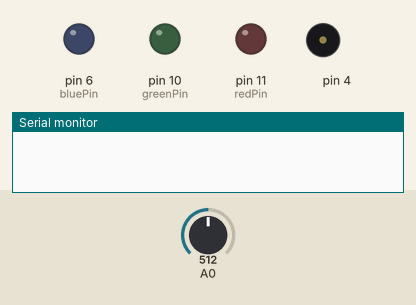
Bench run of a sketch on a simulated Arduino Uno, built with avr-gcc and run on an emulated ATmega328P. On the bench: output pins drawn as LEDs (lit = HIGH), buzzer (waves = sounding), the last lines printed to the serial monitor. The inputs (shaded band) are chosen by the test bench; at power-on: A0 = 512.

Above: at 0.1 s.
At 11.07 s:
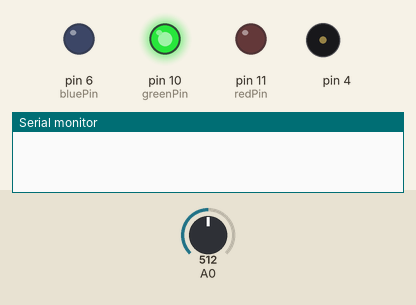
At 20.08 s:
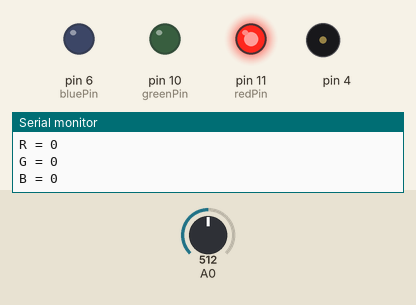
At 29.58 s:
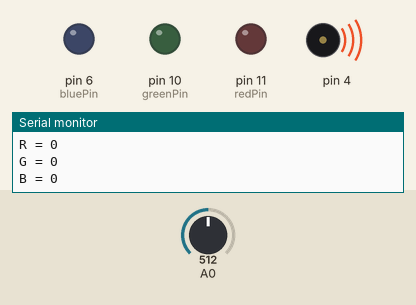
At 39.86 s:
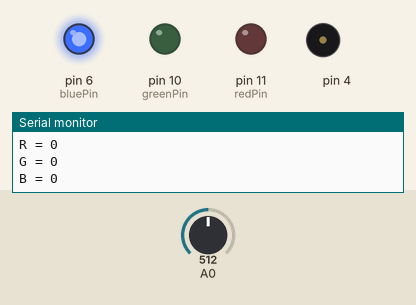
Timing chart, 0 to 40.0 s (numbered marks = the images above):
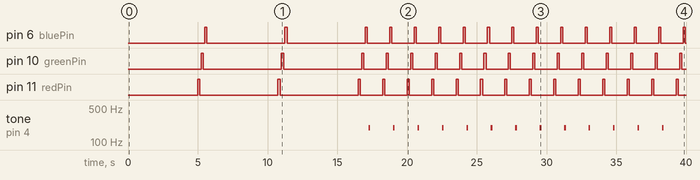

The sketch:

lalaColor_testArduino.ino
```cpp
#include "pitches.h"

int redPin=11;  //set red LED pin to 11
int greenPin=10; //set green LED pin to 10
int bluePin=6; //set blue LED pin to 6
int brightness=100; //Set brightness to 100


// Define colour sensor LED pins
int ledArray[] = {redPin,greenPin,bluePin};

// boolean to know if the balance has been set
boolean balanceSet = false;

//place holders for colour detected
int red = 0;
int green = 0;
int blue = 0;

//floats to hold colour arrays
float colourArray[] = {0,0,0};
float whiteArray[] = {0,0,0};
float blackArray[] = {0,0,0};


//place holder for average
int avgRead;


int melody[] = {
  NOTE_C4, NOTE_G3, NOTE_G3, NOTE_A3, NOTE_G3, 0, NOTE_B3, NOTE_C4
};

// note durations: 4 = quarter note, 8 = eighth note, etc.:
int noteDurations[] = {
  4, 8, 8, 4, 4, 4, 4, 4
};

int thisNote = 3;

void setup() {
  // put your setup code here, to run once:

Serial.begin(9600); //Turn on Serial port
pinMode(redPin, OUTPUT); //Set redPin to be an output
pinMode(greenPin, OUTPUT); //Set greenPin to be an output
pinMode(bluePin, OUTPUT); //set bluePin to be an output

}

void loop() {
  // put your main code here, to run repeatedly:
  /*
  analogWrite(greenPin, 0); //turn off green pin
  analogWrite(bluePin, brightness); //write 100 (brightness) to blue pin
  */
     checkBalance();
    checkColour();
    printColour();
}

void checkBalance(){
  //check if the balance has been set, if not, set it
  if(balanceSet == false){
    setBalance();
  }
}

void setBalance(){
  //set white balance
   delay(5000);                              //delay for five seconds, this gives us time to get a white sample in front of our sensor
  //scan the white sample.
  //go through each light, get a reading, set the base reading for each colour red, green, and blue to the white array
  for(int i = 0;i<=2;i++){
     digitalWrite(ledArray[i],HIGH);
     delay(100);
     getReading(5);          //number is the number of scans to take for average, this whole function is redundant, one reading works just as well.
     whiteArray[i] = avgRead;
     digitalWrite(ledArray[i],LOW);
     delay(100);
  }
  //done scanning white, now it will pulse blue to tell you that it is time for the black (or grey) sample.
   //set black balance
    delay(5000);              //wait for five seconds so we can position our black sample
  //go ahead and scan, sets the colour values for red, green, and blue when exposed to black
  for(int i = 0;i<=2;i++){
     digitalWrite(ledArray[i],HIGH);
     delay(100);
     getReading(5);
     blackArray[i] = avgRead;
     //blackArray[i] = analogRead(2);
     digitalWrite(ledArray[i],LOW);
     delay(100);
  }
   //set boolean value so we know that balance is set
  balanceSet = true;
  delay(5000);     //delay another 5 seconds to let us catch up
  }

  void checkColour(){
    for(int i = 0;i<=2;i++){
     digitalWrite(ledArray[i],HIGH);  //turn or the LED, red, green or blue depending which iteration
     delay(100);                      //delay to allow CdS to stabalize, they are slow
     getReading(5);                  //take a reading however many times
     colourArray[i] = avgRead;        //set the current colour in the array to the average reading
     float greyDiff = whiteArray[i] - blackArray[i];                    //the highest possible return minus the lowest returns the area for values in between
     colourArray[i] = (colourArray[i] - blackArray[i])/(greyDiff)*255; //the reading returned minus the lowest value divided by the possible range multiplied by 255 will give us a value roughly between 0-255 representing the value for the current reflectivity(for the colour it is exposed to) of what is being scanned
     digitalWrite(ledArray[i],LOW);   //turn off the current LED
     delay(100);
  }


}

void getReading(int times){
  int reading;
  int tally=0;
  //take the reading however many times was requested and add them up
for(int i = 0;i < times;i++){
   reading = analogRead(0);
   tally = reading + tally;
   delay(10);
}
//calculate the average and set it
avgRead = (tally)/times;
}

//prints the colour in the colour array, in the next step, we will send this to processing to see how good the sensor works.
void printColour(){
  int cR = int(colourArray[0]);
  int cG = int(colourArray[1]);
  int cB = int(colourArray[2]);

  if((cR>>cG)&&(cR>>cB)){
    thisNote = 0;
  }else{
    thisNote = 1;
  }
Serial.print("R = ");
Serial.println(int(colourArray[0]));
Serial.print("G = ");
Serial.println(int(colourArray[1]));
Serial.print("B = ");
Serial.println(int(colourArray[2]));

 int noteDuration = 1000 / noteDurations[thisNote];
    tone(4, melody[thisNote], noteDuration);

delay(1000);
}
```

pitches.h
```cpp
/*************************************************
 * Public Constants
 *************************************************/

#define NOTE_B0  31
#define NOTE_C1  33
#define NOTE_CS1 35
#define NOTE_D1  37
#define NOTE_DS1 39
#define NOTE_E1  41
#define NOTE_F1  44
#define NOTE_FS1 46
#define NOTE_G1  49
#define NOTE_GS1 52
#define NOTE_A1  55
#define NOTE_AS1 58
#define NOTE_B1  62
#define NOTE_C2  65
#define NOTE_CS2 69
#define NOTE_D2  73
#define NOTE_DS2 78
#define NOTE_E2  82
#define NOTE_F2  87
#define NOTE_FS2 93
#define NOTE_G2  98
#define NOTE_GS2 104
#define NOTE_A2  110
#define NOTE_AS2 117
#define NOTE_B2  123
#define NOTE_C3  131
#define NOTE_CS3 139
#define NOTE_D3  147
#define NOTE_DS3 156
#define NOTE_E3  165
#define NOTE_F3  175
#define NOTE_FS3 185
#define NOTE_G3  196
#define NOTE_GS3 208
#define NOTE_A3  220
#define NOTE_AS3 233
#define NOTE_B3  247
#define NOTE_C4  262
#define NOTE_CS4 277
#define NOTE_D4  294
#define NOTE_DS4 311
#define NOTE_E4  330
#define NOTE_F4  349
#define NOTE_FS4 370
#define NOTE_G4  392
#define NOTE_GS4 415
#define NOTE_A4  440
#define NOTE_AS4 466
#define NOTE_B4  494
#define NOTE_C5  523
#define NOTE_CS5 554
#define NOTE_D5  587
#define NOTE_DS5 622
#define NOTE_E5  659
#define NOTE_F5  698
#define NOTE_FS5 740
#define NOTE_G5  784
#define NOTE_GS5 831
#define NOTE_A5  880
#define NOTE_AS5 932
#define NOTE_B5  988
#define NOTE_C6  1047
#define NOTE_CS6 1109
#define NOTE_D6  1175
#define NOTE_DS6 1245
#define NOTE_E6  1319
#define NOTE_F6  1397
#define NOTE_FS6 1480
#define NOTE_G6  1568
#define NOTE_GS6 1661
#define NOTE_A6  1760
#define NOTE_AS6 1865
#define NOTE_B6  1976
#define NOTE_C7  2093
#define NOTE_CS7 2217
#define NOTE_D7  2349
#define NOTE_DS7 2489
#define NOTE_E7  2637
#define NOTE_F7  2794
#define NOTE_FS7 2960
#define NOTE_G7  3136
#define NOTE_GS7 3322
#define NOTE_A7  3520
#define NOTE_AS7 3729
#define NOTE_B7  3951
#define NOTE_C8  4186
#define NOTE_CS8 4435
#define NOTE_D8  4699
#define NOTE_DS8 4978
```

Measured:
- by itself, tone on pin 4: silent → 196 Hz at 17.3 s, → silent 0.13 s later, → 196 Hz 1.6 s later, → silent 0.13 s later, … (26 changes in this stretch)
- by itself, pin 6 (bluePin), pin 10 (greenPin), pin 11 (redPin): goes HIGH 0.15 s, LOW 5.6 s, HIGH 0.15 s, LOW 5.6 s, 13 × (HIGH 0.15 s, LOW 1.6 s), HIGH 0.15 s, then LOW
